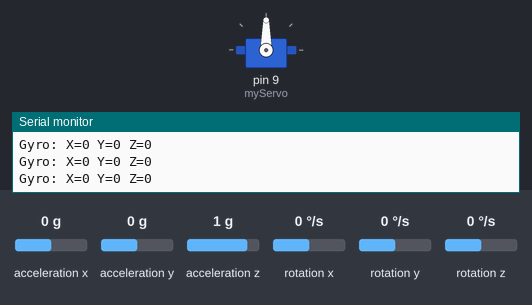
The sketch below on a simulated Arduino Uno, built with avr-gcc and run on an emulated ATmega328P. On the bench: servo, the last lines printed to the serial monitor. The test bench sets the inputs (shaded band); at power-on: rotation x 0 °/s, acceleration x 0 g, acceleration y 0 g, acceleration z 1 g, rotation y 0 °/s, rotation z 0 °/s.

Above: at 3.2 s.
3.3 s: rotation x set to -192 °/s
At 4.5 s:
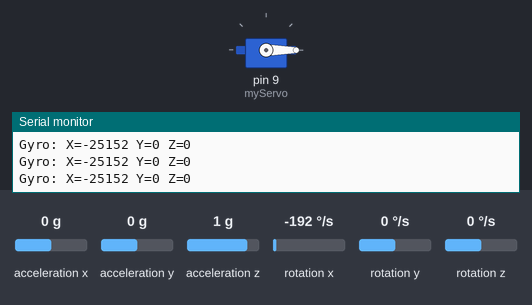
4.8 s: rotation x set to -100 °/s
At 5.5 s:
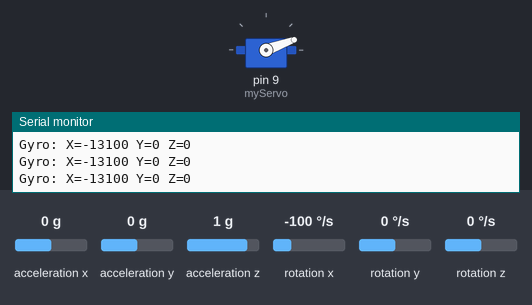
6.3 s: rotation x set to 100 °/s
At 7.5 s:
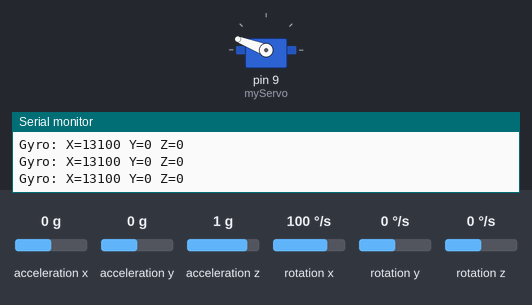
7.8 s: rotation x set to 192 °/s
At 8.9 s:
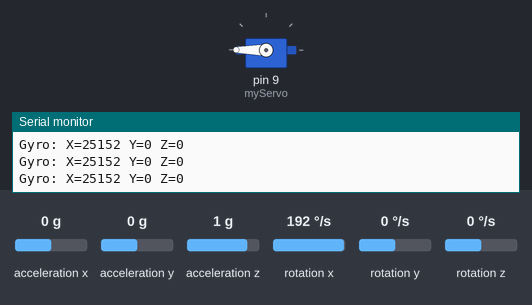
9.3 s: rotation x set to 123 °/s
At 9.9 s:
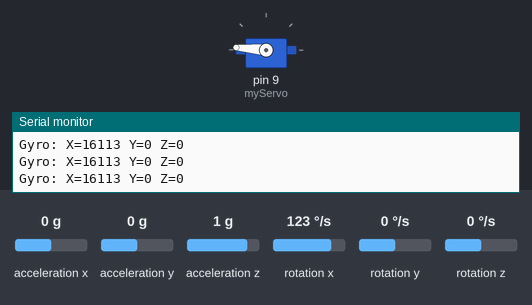
10.8 s: rotation x set to 0 °/s
At 12.3 s:
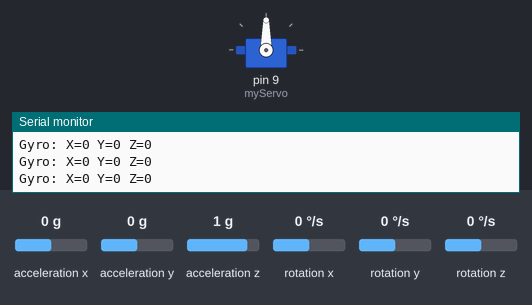
Timing chart, 0 to 13.4 s (numbered marks = the images above; inputs shaded):
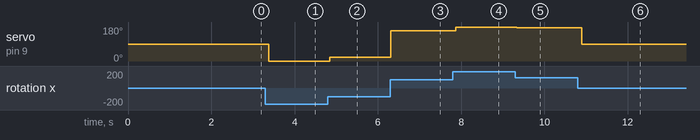

The sketch:

GyroControler.ino
```cpp
#include <Wire.h>
#include <MPU6050.h>
#include <Servo.h>

MPU6050 mpu;
Servo myServo;

void setup() {
  Serial.begin(9600);
  Wire.begin();

  // I2C Scanner
  Serial.println("I2C Scanner");
  byte error, address;
  int nDevices = 0;

  for (address = 1; address < 127; address++) {
    Wire.beginTransmission(address);
    error = Wire.endTransmission();

    if (error == 0) {
      Serial.print("I2C device found at address 0x");
      if (address < 16) Serial.print("0");
      Serial.print(address, HEX);
      Serial.println(" !");
      nDevices++;
    }
  }

  if (nDevices == 0) {
    Serial.println("No I2C devices found");
  } else {
    Serial.println("done");
  }
  delay(2000);

  // Initialize MPU6050
  mpu.initialize();
  if (!mpu.testConnection()) {
    Serial.println("MPU6050 connection failed!");
  } else {
    Serial.println("MPU6050 connected.");
  }

  // Attach servo to pin 9
  myServo.attach(9);
}

void loop() {
  int16_t gx, gy, gz;
  int16_t ax, ay, az; // not used here

  // Get gyro data
  mpu.getMotion6(&ax, &ay, &az, &gx, &gy, &gz);

  // Print gyro data
  Serial.print("Gyro: ");
  Serial.print("X="); Serial.print(gx);
  Serial.print(" Y="); Serial.print(gy);
  Serial.print(" Z="); Serial.println(gz);

  // Map gyro X to servo angle
  // gx ranges roughly from -17000 to +17000
  int angle = map(gx, -17000, 17000, 0, 180);
  angle = constrain(angle, 0, 180); // make sure it's in range

  myServo.write(angle);

  delay(100);
}
```

Measured:
- after the input at 3.3 s, servo on pin 9 (myServo): 90° → 0° after 0.08 s
- after the input at 4.8 s, servo on pin 9 (myServo): 0° → 20° at once
- after the input at 6.3 s, servo on pin 9 (myServo): 20° → 159° at once
- after the input at 7.8 s, servo on pin 9 (myServo): 159° → 180° after 0.07 s
- after the input at 9.3 s, servo on pin 9 (myServo): 180° → 175° at once
- after the input at 10.8 s, servo on pin 9 (myServo): 175° → 90° after 0.10 s
